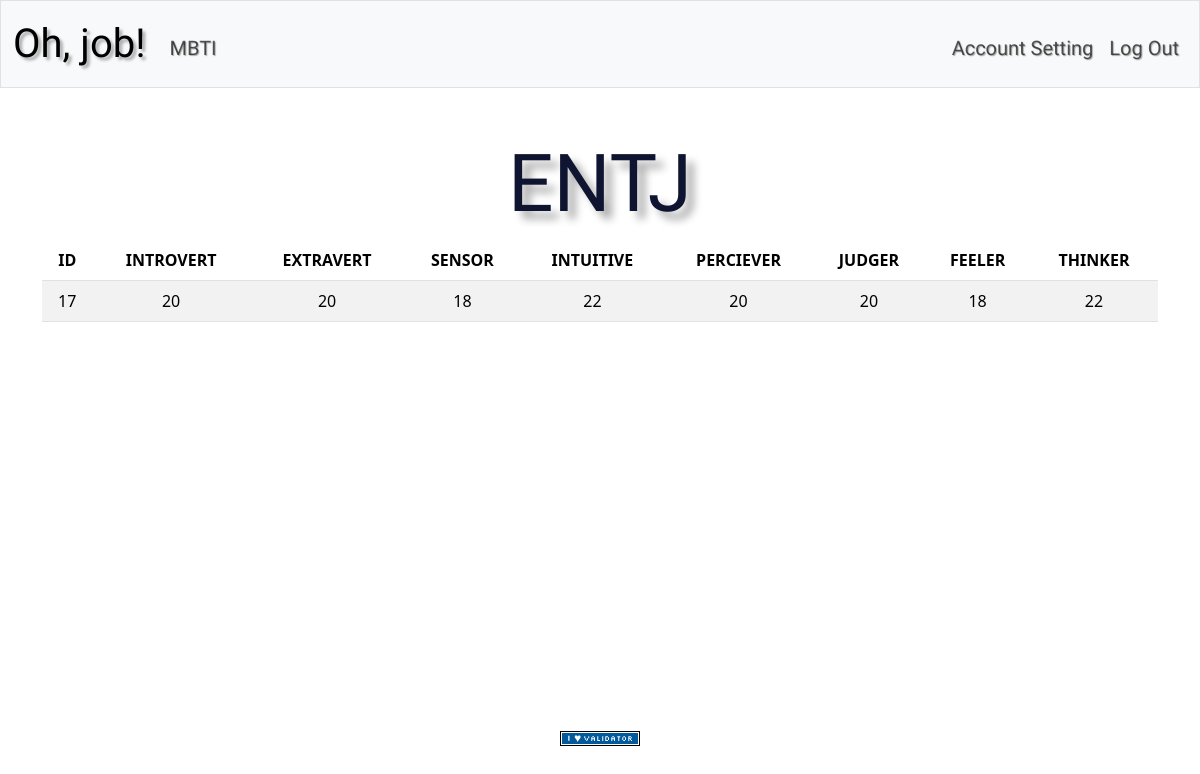
The app's page /results (signed in), older data.
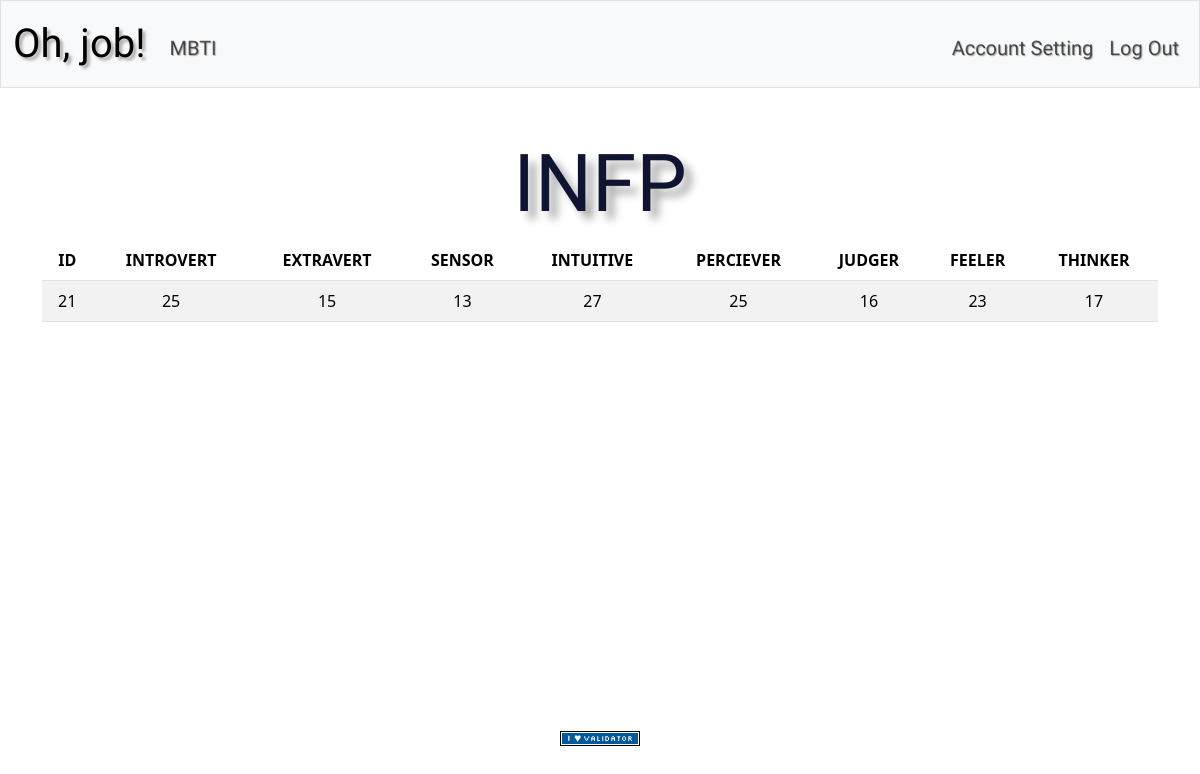
The same page, newer data.
### tables this page shows
CREATE TABLE history_results (id INTEGER PRIMARY KEY  AUTOINCREMENT NOT NULL, mbti TEXT NOT NULL, introvert INTEGER NOT NULL, extravert INTEGER NOT NULL, sensor INTEGER NOT NULL, intuitive INTEGER NOT NULL, feeler INTEGER NOT NULL, thinker INTEGER NOT NULL, perciever INTEGER NOT NULL, judger INTEGER NOT NULL);

### app.py (the view)
@app.route("/results")
@login_required
def intp():
    result = db.execute("SELECT * FROM history_results WHERE id = (SELECT MAX(id) FROM history_results)")
    return render_template("results.html", result=result)

### app.py (called while the page is built)
@app.after_request
def after_request(response):
    response.headers["Cache-Control"] = "no-cache, no-store, must-revalidate"
    response.headers["Expires"] = 0
    response.headers["Pragma"] = "no-cache"
    return response

### helpers.py (called while the page is built)
def login_required(f):
    @wraps(f)
    def decorated_function(*args, **kwargs):
        if session.get("user_id") is None:
            return redirect("/login")
        return f(*args, **kwargs)
    return decorated_function

### templates/results.html (shortened to what this page needs)
{% extends "layout.html" %}
{% block main %}
<div>
    <h1 class="header-text" style="text-align: center;">{{result[0].mbti}}</h1>
</div>
<div>
    <table class="table table-striped">
        <thead>
            <tr>
                <th scope="col">ID</th>
                <th scope="col">INTROVERT</th>
                <th scope="col">EXTRAVERT</th>
                <th scope="col">SENSOR</th>
                <th scope="col">INTUITIVE</th>
                <th scope="col">PERCIEVER</th>
                <th scope="col">JUDGER</th>
                <th scope="col">FEELER</th>
                <th scope="col">THINKER</th>
            </tr>
        </thead>
        <tb>
            <tr>
                <td>{{result[0].id}}</td>
                <td>{{result[0].introvert}}</td>
                <td>{{result[0].extravert}}</td>
                <td>{{result[0].sensor}}</td>
                <td>{{result[0].intuitive}}</td>
                <td>{{result[0].perciever}}</td>
                <td>{{result[0].judger}}</td>
                <td>{{result[0].feeler}}</td>
                <td>{{result[0].thinker}}</td>
            </tr>
        </tb>
    </table>
</div>
{% endblock %}

Row changes from the older to the newer data that the page shows:
no longer on this page (row unchanged): history_results: mbti "ENTJ", id "17", introvert "20", extravert "20", sensor "18", intuitive "22", perciever "20", judger "20", feeler "18", thinker "22"
added history_results: mbti "INFP", id "21", introvert "25", extravert "15", sensor "13", intuitive "27", perciever "25", judger "16", feeler "23", thinker "17"
